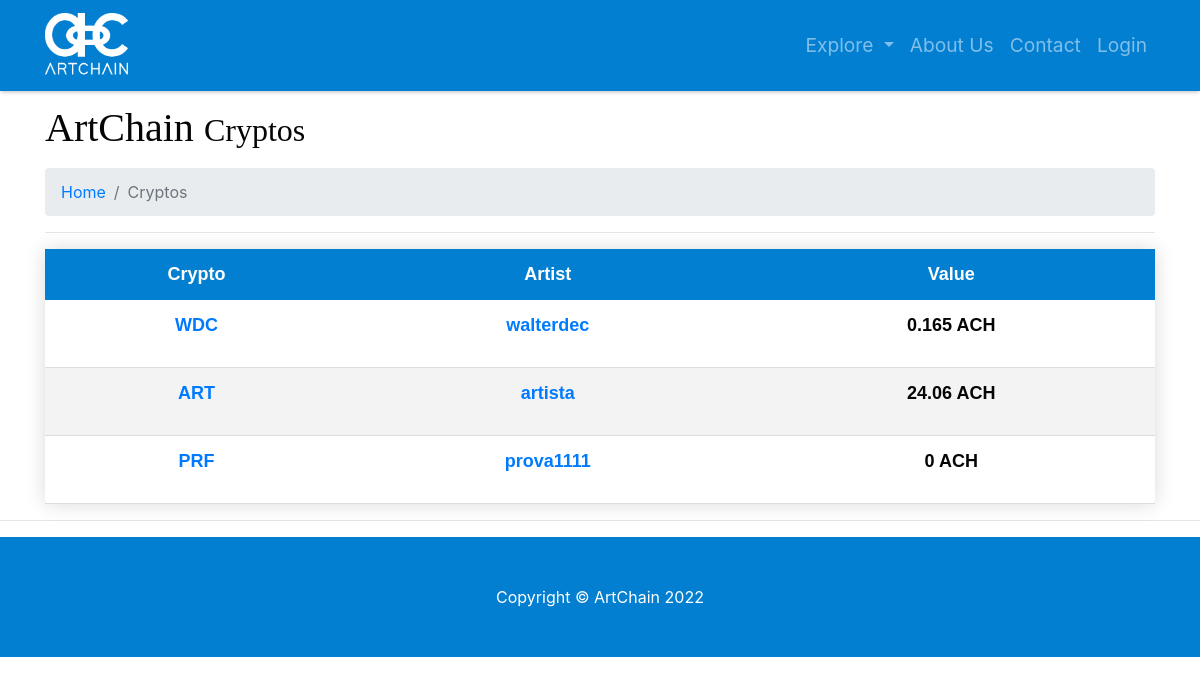
The app's page /explore-crypto, older data.
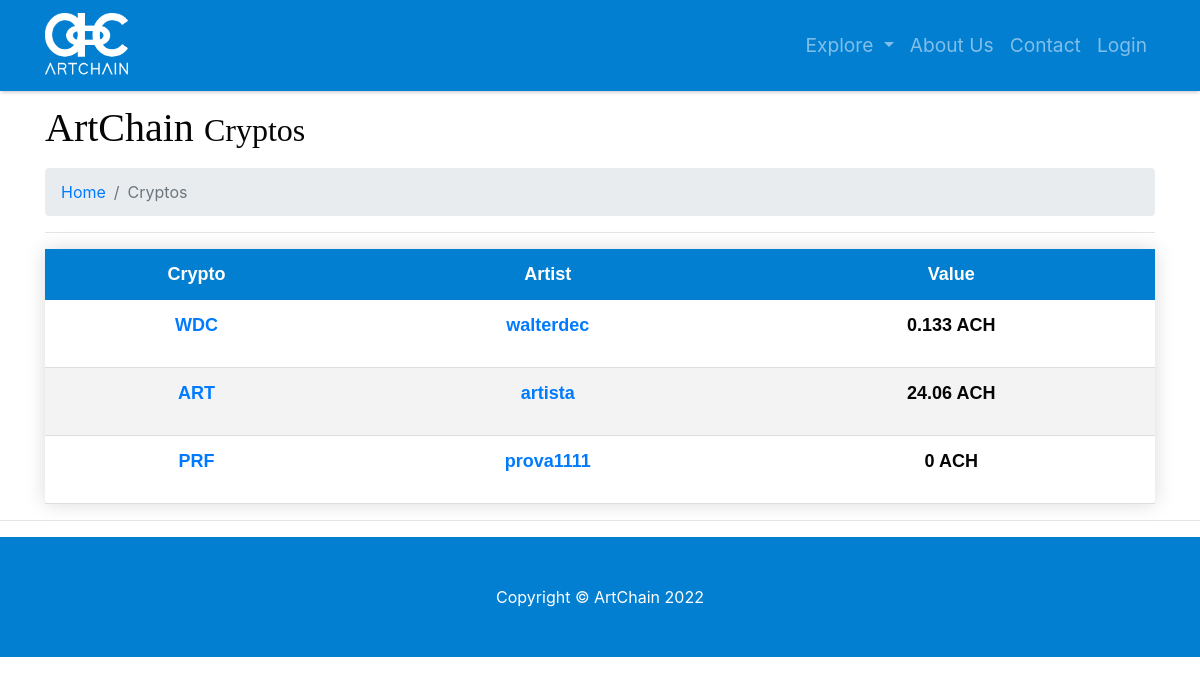
The same page, newer data.
### model.py (models this page shows)
class User(db.Model):
    __tablename__ = 'users'
    id = db.Column(db.Integer, unique=True, primary_key=True)
    username = db.Column(db.String(64), unique=True, index=True)
    password = db.Column(db.String(64))
    email = db.Column(db.String(64), unique=True)
    role_id = db.Column(db.Integer, db.ForeignKey('roles.id'))
    name = db.Column(db.String(64))
    surname = db.Column(db.String(64))
    category = db.Column(db.String(64), default=False)
    profile_pic_src = db.Column(db.String(64))
    insta = db.Column(db.Integer)
    instaname = db.Column(db.String(64))
    face = db.Column(db.Integer)
    facename = db.Column(db.String(64))
    twitter = db.Column(db.Integer)
    twittername = db.Column(db.String(64))
    yt = db.Column(db.Integer)
    ytname = db.Column(db.String(64))
    tiktok = db.Column(db.Integer)
    tiktokname = db.Column(db.String(64))
    twitch = db.Column(db.Integer)
    twitchname = db.Column(db.String(64))
    applemusic = db.Column(db.Integer)
    applemusicname = db.Column(db.String(64))
    spotify = db.Column(db.Integer)
    spotifyname = db.Column(db.String(64))
    soundcloud = db.Column(db.Integer)
    soundcloudname = db.Column(db.String(64))
    sales = db.Column(db.Integer)
    value = db.Column(db.Integer)

### app.py (the view)
@app.route('/explore-crypto', methods=['GET', 'POST'])
def explore_crypto():
    users_dictionary = {}
    cryptos_list = db.session.query(model.Crypto).all()
    ach = db.session.query(model.Crypto).filter_by(id=1).first()
    cryptos_list.remove(ach)
    for cryptocurrency in cryptos_list:
        users_dictionary[cryptocurrency.user_id] = (db.session.query(model.User).filter_by
                                                    (id=cryptocurrency.user_id).first())
    return render_template('explore-crypto.html', users_dictionary=users_dictionary, cryptos_list=cryptos_list)

### templates/explore-crypto.html (shortened to what this page needs)
{% include 'main-template.html' %}
{% block content %}
<head>
</head>
<div class="container">
   <h1 class="mt-4 mb-3">ArtChain
      <small>Cryptos</small>
   </h1>
   <ol class="breadcrumb">
      <li class="breadcrumb-item">
         <a href="/">Home</a>
      </li>
      <li class="breadcrumb-item active">Cryptos</li>
   </ol>
   <hr>
   <table class="styled-table">
      <thead>
         <tr>
            <th>Crypto</th>
            <th>Artist</th>
            <th>Value</th>
         </tr>
      </thead>
      <tbody>
         {% for crypto in cryptos_list %}
         {% if crypto.name == 'ACH' %}
         <tr class="mt-5">
            <th>
               <p>{{crypto.name}}</p>
            </th>
            <th>
               <p>{{users_dictionary.get(crypto.user_id).username}}</p>
            </th>
            <th>
               <p>{{users_dictionary.get(crypto.user_id).value}} ACH</p>
            </th>
         </tr>
         {% else %}
         <tr class="mt-5">
            <th>
               <p><a href="/item/crypto/{{crypto.name}}">{{crypto.name}}</a></p>
            </th>
            <th>
               <p><a href="profile/{{users_dictionary.get(crypto.user_id).username}}">
                  {{users_dictionary.get(crypto.user_id).username}}
                  </a>
               </p>
            </th>
            <th>
               <p>{{users_dictionary.get(crypto.user_id).value}} ACH</p>
            </th>
         </tr>
         {% endif %}
         {% endfor %}
      </tbody>
   </table>
</div>
<hr>
{% endblock content %}
{% include 'footer.html' %}

Row changes from the older to the newer data that the page shows:
changed User "walterdec": get "0.165" → "0.133"
